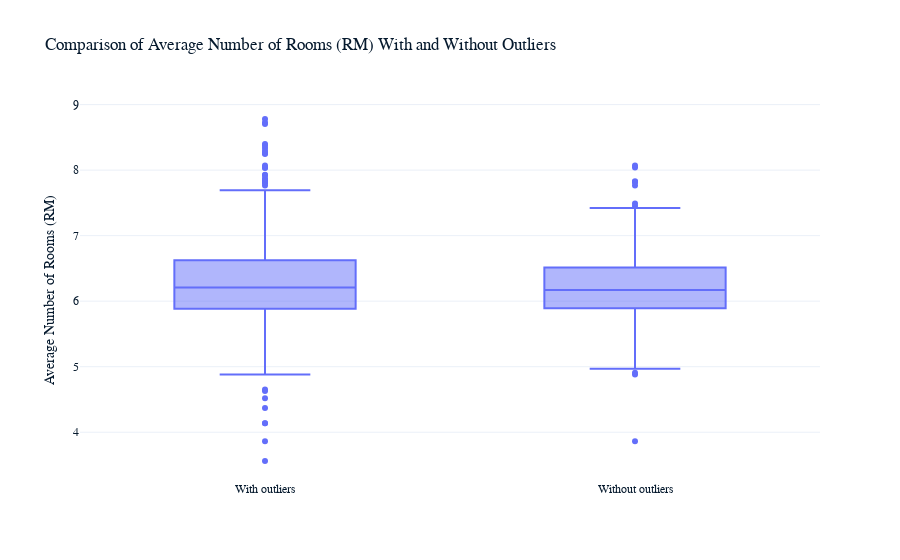

The code cell stored with this chart in its notebook:
### Markdown cell above
Before saving the data without outliers to a new CSV file, it's important to visualize and compare the distribution of the average number of rooms (RM) column. This can be effectively done using boxplots. Boxplots provide a graphical representation of the data distribution, highlighting the median, quartiles, and potential outliers.

Here's how you can create two boxplots to compare the RM column with and without outliers:

1. **With Outliers**: This boxplot will show the distribution of the RM column in the original dataset, including any outliers.
2. **Without Outliers**: This boxplot will show the distribution of the RM column after removing the outliers using the Isolation Forest algorithm.

By comparing these two boxplots, you can visually assess the impact of outlier removal on the RM column.

Below is the code to create these boxplots:

```python
import matplotlib.pyplot as plt

# Create a figure and axis
fig, ax = plt.subplots()

# Add boxplots to the figure
ax.boxplot([df['RM'], df_wo_outliers['RM']], labels=['With outliers', 'Without outliers'])

# Set the title and labels
ax.set_title('Comparison of RM Column with and without Outliers')
ax.set_ylabel('Average Number of Rooms (RM)')

# Show the plot
plt.show()

### Code cell
df_wo_outliers = pd.DataFrame(X_train, columns=df.columns[:-1])
df_boxplot = pd.DataFrame(data={'With outliers': df['RM'], 'Without outliers': df_wo_outliers['RM']})

fig = px.box(df_boxplot, 
             title="Comparison of Average Number of Rooms (RM) With and Without Outliers",
             labels={"value": "Average Number of Rooms (RM)", "variable": "Data"},
             color_discrete_sequence=["#636EFA", "#EF553B"])

fig.update_layout(
    yaxis_title="Average Number of Rooms (RM)",
    xaxis_title="",
    boxmode='group'  # Group the boxes together
)

fig.show()

### Figure 1 — Plotly figure (JSON) as saved in the notebook; plotly's stock layout.template omitted (floating-point values rounded to 4 significant figures; data arrays with more than 128 entries replaced by an {"elided": "..."} marker saying what was removed)
{"data": [{"alignmentgroup": "True", "hovertemplate": "Data=%{x}<br>Average Number of Rooms (RM)=%{y}<extra></extra>", "legendgroup": "", "marker": {"color": "#636EFA"}, "name": "", "notched": false, "offsetgroup": "", "orientation": "v", "showlegend": false, "x": {"elided": "1012 str values"}, "x0": " ", "xaxis": "x", "y": {"elided": "1012 float values"}, "y0": " ", "yaxis": "y", "type": "box"}], "layout": {"xaxis": {"anchor": "y", "domain": [0, 1], "title": {"text": ""}}, "yaxis": {"anchor": "x", "domain": [0, 1], "title": {"text": "Average Number of Rooms (RM)"}}, "legend": {"tracegroupgap": 0}, "title": {"text": "Comparison of Average Number of Rooms (RM) With and Without Outliers"}, "boxmode": "group"}}
